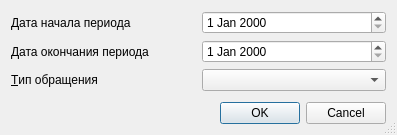
<?xml version="1.0" encoding="UTF-8"?>
<ui version="4.0">
 <class>ReportUnclosedEventsSetupDialog</class>
 <widget class="QDialog" name="ReportUnclosedEventsSetupDialog">
  <property name="windowModality">
   <enum>Qt::ApplicationModal</enum>
  </property>
  <property name="geometry">
   <rect>
    <x>0</x>
    <y>0</y>
    <width>397</width>
    <height>135</height>
   </rect>
  </property>
  <property name="sizePolicy">
   <sizepolicy hsizetype="Preferred" vsizetype="Preferred">
    <horstretch>0</horstretch>
    <verstretch>0</verstretch>
   </sizepolicy>
  </property>
  <property name="windowTitle">
   <string>параметры отчёта</string>
  </property>
  <property name="sizeGripEnabled">
   <bool>true</bool>
  </property>
  <layout class="QGridLayout" name="gridLayout">
   <item row="0" column="0">
    <widget class="QLabel" name="lblBegDate">
     <property name="text">
      <string>Дата начала периода</string>
     </property>
    </widget>
   </item>
   <item row="0" column="1">
    <widget class="CDateEdit" name="edtBegDate"/>
   </item>
   <item row="1" column="0">
    <widget class="QLabel" name="lblEndDate">
     <property name="text">
      <string>Дата окончания периода</string>
     </property>
    </widget>
   </item>
   <item row="1" column="1">
    <widget class="CDateEdit" name="edtEndDate"/>
   </item>
   <item row="4" column="1">
    <spacer name="verticalSpacer">
     <property name="orientation">
      <enum>Qt::Vertical</enum>
     </property>
     <property name="sizeHint" stdset="0">
      <size>
       <width>20</width>
       <height>40</height>
      </size>
     </property>
    </spacer>
   </item>
   <item row="7" column="0" colspan="2">
    <widget class="QDialogButtonBox" name="buttonBox">
     <property name="orientation">
      <enum>Qt::Horizontal</enum>
     </property>
     <property name="standardButtons">
      <set>QDialogButtonBox::Cancel|QDialogButtonBox::Ok</set>
     </property>
    </widget>
   </item>
   <item row="3" column="1">
    <widget class="CRBComboBox" name="cmbEventType"/>
   </item>
   <item row="3" column="0">
    <widget class="QLabel" name="lblEventType">
     <property name="text">
      <string>&amp;Тип обращения</string>
     </property>
     <property name="buddy">
      <cstring>cmbEventType</cstring>
     </property>
    </widget>
   </item>
  </layout>
 </widget>
 <customwidgets>
  <customwidget>
   <class>CRBComboBox</class>
   <extends>QComboBox</extends>
   <header>library/crbcombobox.h</header>
  </customwidget>
  <customwidget>
   <class>CDateEdit</class>
   <extends>QDateEdit</extends>
   <header>library/DateEdit.h</header>
  </customwidget>
 </customwidgets>
 <resources/>
 <connections>
  <connection>
   <sender>buttonBox</sender>
   <signal>accepted()</signal>
   <receiver>ReportUnclosedEventsSetupDialog</receiver>
   <slot>accept()</slot>
   <hints>
    <hint type="sourcelabel">
     <x>132</x>
     <y>650</y>
    </hint>
    <hint type="destinationlabel">
     <x>65</x>
     <y>418</y>
    </hint>
   </hints>
  </connection>
  <connection>
   <sender>buttonBox</sender>
   <signal>rejected()</signal>
   <receiver>ReportUnclosedEventsSetupDialog</receiver>
   <slot>reject()</slot>
   <hints>
    <hint type="sourcelabel">
     <x>245</x>
     <y>650</y>
    </hint>
    <hint type="destinationlabel">
     <x>267</x>
     <y>420</y>
    </hint>
   </hints>
  </connection>
 </connections>
</ui>
